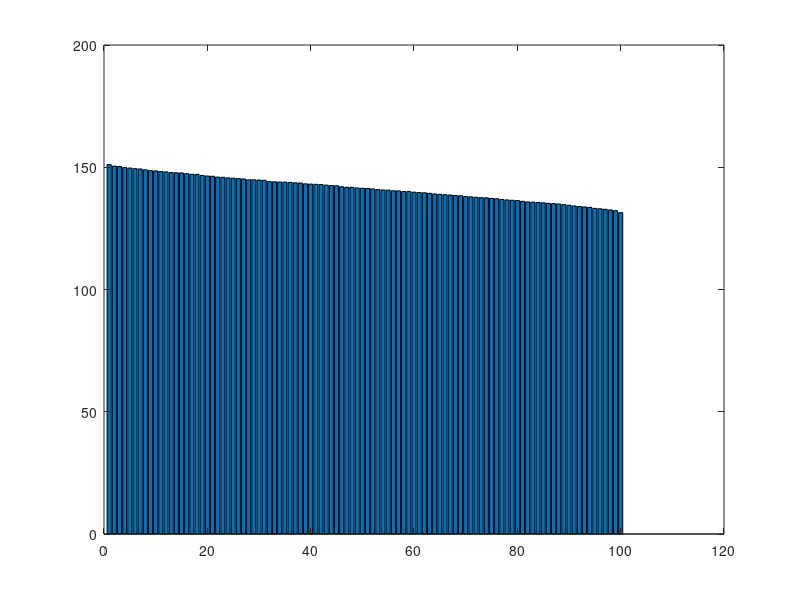

This figure's MATLAB source: (Note: this script raises an error after producing the figure.)
% Create some data
N = 100; % Number of subjects
M = 20000; % Number of voxels
X = randn(N,M); % random data


Z = X*X'; % Create a covariance matrix of the data
% But for this the means need to be removed from X, this is the
% standardization part

% Creation of this Z matrix is needed so that the following step is
% tractable. The eigen decomposition is now done on a small matrix.
[W S] = svd(Z); % perform singular value decomposition of the data;
% W are the eigen vectors and S are the squared eigenvalues

% Plot the eigenvalues
figure(1)
bar(diag(sqrt(S)))


% Get the eigen images back. This brings the eigenvectors back into the
% image space
V = X'*W;

% Create the score matrix also called the subejct scaling factors
% These are one number per person per eigen image. These values represent
% the degree to which each person "expresses" the eigenimage. These scores
% can be used to determine the weighted combination that predicts
% something. They can also be used with other tools to determine different
% groups. 
T = X*V;

% From the T matrix you can do fancy things to create a new vector B which
% is a weighted combination of the eigenvectors. Note, that some of these
% eigenvectors can be set to ZERO to ignore them.

% Create the weighted  combination image as:

BImage = V*B;

% This will give you a single image which is a weighted combination of the
% eigen images that best describe your covariate.
% As a example you may use

